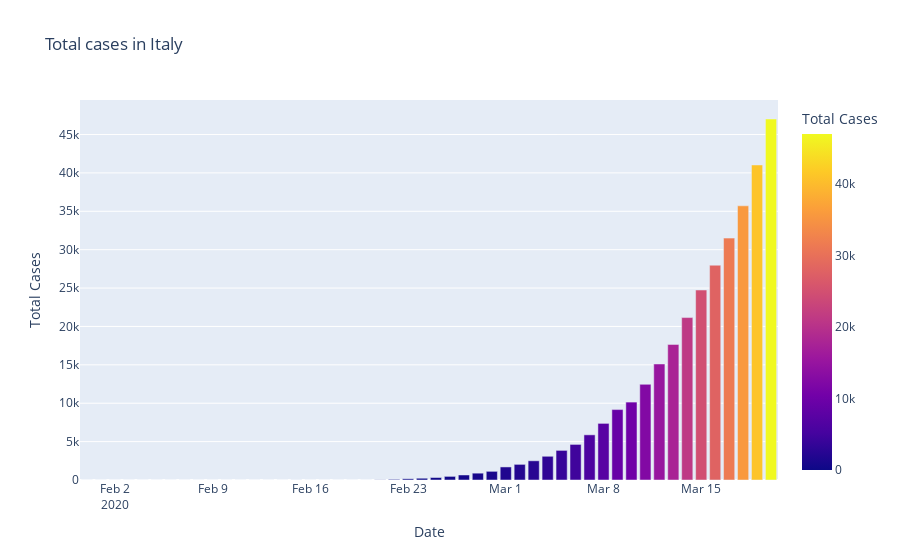
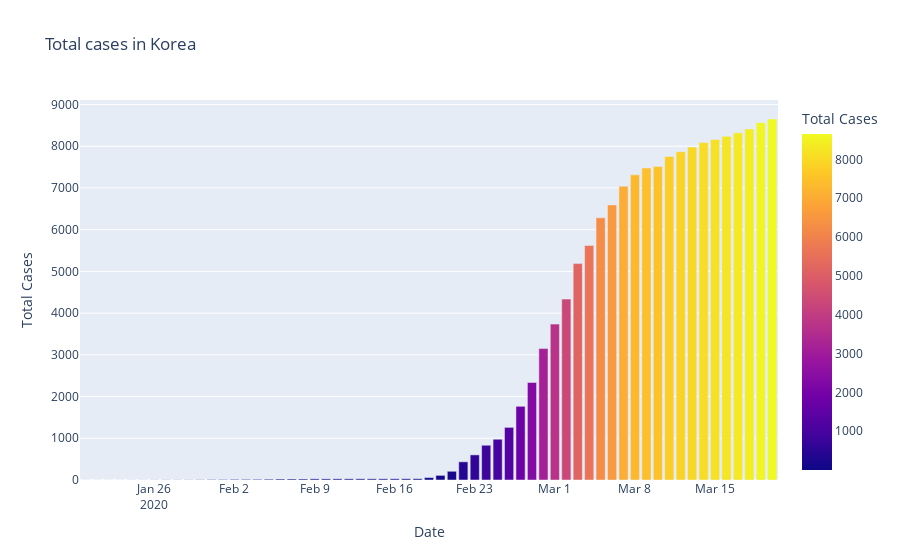

Write notebook code for charts like these, in order.
### Code cell
fig = px.bar(dbd_italy, dbd_italy['Date'], dbd_italy['Total Cases'], color='Total Cases', title='Total cases in Italy')
fig.show()

fig = px.bar(dbd_korea,dbd_korea['Date'], dbd_korea['Total Cases'], color='Total Cases', title='Total cases in Korea')
fig.show()

fig = px.bar(dbd_wuhan, dbd_wuhan['Date'], dbd_wuhan['Total Cases'], color='Total Cases', title='Total cases in Wuhan')
fig.show()

### Figure 1 — Plotly figure (JSON) as saved in the notebook; plotly's stock layout.template omitted (floating-point values rounded to 4 significant figures)
{"data": [{"alignmentgroup": "True", "hovertemplate": "Date=%{x}<br>Total Cases=%{marker.color}<extra></extra>", "legendgroup": "", "marker": {"color": [2, 2, 2, 2, 2, 2, 3, 3, 3, 3, 3, 3, 3, 3, 3, 3, 3, 3, 3, 3, 3, 3, 20, 79, 157, 229, 323, 470, 655, 889, 1128, 1701, 2036, 2502, 3089, 3858, 4636, 5883, 7375, 9172, 10149, 12462, 15113, 17660, 21157, 24747, 27980, 31506, 35713, 41035, 47021], "coloraxis": "coloraxis"}, "name": "", "offsetgroup": "", "orientation": "v", "showlegend": false, "textposition": "auto", "type": "bar", "x": ["2020-01-31T00:00:00", "2020-02-01T00:00:00", "2020-02-02T00:00:00", "2020-02-03T00:00:00", "2020-02-04T00:00:00", "2020-02-05T00:00:00", "2020-02-06T00:00:00", "2020-02-07T00:00:00", "2020-02-08T00:00:00", "2020-02-09T00:00:00", "2020-02-10T00:00:00", "2020-02-11T00:00:00", "2020-02-12T00:00:00", "2020-02-13T00:00:00", "2020-02-14T00:00:00", "2020-02-15T00:00:00", "2020-02-15T00:00:00", "2020-02-16T00:00:00", "2020-02-17T00:00:00", "2020-02-18T00:00:00", "2020-02-19T00:00:00", "2020-02-20T00:00:00", "2020-02-21T00:00:00", "2020-02-22T00:00:00", "2020-02-23T00:00:00", "2020-02-24T00:00:00", "2020-02-25T00:00:00", "2020-02-26T00:00:00", "2020-02-27T00:00:00", "2020-02-28T00:00:00", "2020-02-29T00:00:00", "2020-03-01T00:00:00", "2020-03-02T00:00:00", "2020-03-03T00:00:00", "2020-03-04T00:00:00", "2020-03-05T00:00:00", "2020-03-06T00:00:00", "2020-03-07T00:00:00", "2020-03-08T00:00:00", "2020-03-09T00:00:00", "2020-03-10T00:00:00", "2020-03-11T00:00:00", "2020-03-12T00:00:00", "2020-03-13T00:00:00", "2020-03-14T00:00:00", "2020-03-15T00:00:00", "2020-03-16T00:00:00", "2020-03-17T00:00:00", "2020-03-18T00:00:00", "2020-03-19T00:00:00", "2020-03-20T00:00:00"], "xaxis": "x", "y": [2, 2, 2, 2, 2, 2, 3, 3, 3, 3, 3, 3, 3, 3, 3, 3, 3, 3, 3, 3, 3, 3, 20, 79, 157, 229, 323, 470, 655, 889, 1128, 1701, 2036, 2502, 3089, 3858, 4636, 5883, 7375, 9172, 10149, 12462, 15113, 17660, 21157, 24747, 27980, 31506, 35713, 41035, 47021], "yaxis": "y"}], "layout": {"barmode": "relative", "coloraxis": {"colorbar": {"title": {"text": "Total Cases"}}, "colorscale": [[0, "#0d0887"], [0.1111, "#46039f"], [0.2222, "#7201a8"], [0.3333, "#9c179e"], [0.4444, "#bd3786"], [0.5556, "#d8576b"], [0.6667, "#ed7953"], [0.7778, "#fb9f3a"], [0.8889, "#fdca26"], [1, "#f0f921"]]}, "legend": {"tracegroupgap": 0}, "title": {"text": "Total cases in Italy"}, "xaxis": {"anchor": "y", "domain": [0, 1], "title": {"text": "Date"}}, "yaxis": {"anchor": "x", "domain": [0, 1], "title": {"text": "Total Cases"}}}}

### Figure 2 — Plotly figure (JSON) as saved in the notebook; plotly's stock layout.template omitted (floating-point values rounded to 4 significant figures)
{"data": [{"alignmentgroup": "True", "hovertemplate": "Date=%{x}<br>Total Cases=%{marker.color}<extra></extra>", "legendgroup": "", "marker": {"color": [1, 1, 1, 1, 2, 2, 3, 4, 4, 4, 6, 11, 12, 15, 15, 16, 19, 23, 24, 24, 27, 27, 28, 28, 28, 28, 28, 29, 30, 31, 58, 111, 209, 436, 602, 833, 977, 1261, 1766, 2337, 3150, 3736, 4335, 5186, 5621, 6284, 6593, 7041, 7313, 7478, 7513, 7755, 7869, 7979, 8086, 8162, 8236, 8320, 8413, 8565, 8652], "coloraxis": "coloraxis"}, "name": "", "offsetgroup": "", "orientation": "v", "showlegend": false, "textposition": "auto", "type": "bar", "x": ["2020-01-20T00:00:00", "2020-01-21T00:00:00", "2020-01-22T00:00:00", "2020-01-23T00:00:00", "2020-01-24T00:00:00", "2020-01-25T00:00:00", "2020-01-26T00:00:00", "2020-01-27T00:00:00", "2020-01-28T00:00:00", "2020-01-29T00:00:00", "2020-01-30T00:00:00", "2020-01-31T00:00:00", "2020-02-01T00:00:00", "2020-02-02T00:00:00", "2020-02-03T00:00:00", "2020-02-04T00:00:00", "2020-02-05T00:00:00", "2020-02-06T00:00:00", "2020-02-07T00:00:00", "2020-02-08T00:00:00", "2020-02-09T00:00:00", "2020-02-10T00:00:00", "2020-02-11T00:00:00", "2020-02-12T00:00:00", "2020-02-13T00:00:00", "2020-02-14T00:00:00", "2020-02-15T00:00:00", "2020-02-16T00:00:00", "2020-02-17T00:00:00", "2020-02-18T00:00:00", "2020-02-19T00:00:00", "2020-02-20T00:00:00", "2020-02-21T00:00:00", "2020-02-22T00:00:00", "2020-02-23T00:00:00", "2020-02-24T00:00:00", "2020-02-25T00:00:00", "2020-02-26T00:00:00", "2020-02-27T00:00:00", "2020-02-28T00:00:00", "2020-02-29T00:00:00", "2020-03-01T00:00:00", "2020-03-02T00:00:00", "2020-03-03T00:00:00", "2020-03-04T00:00:00", "2020-03-05T00:00:00", "2020-03-06T00:00:00", "2020-03-07T00:00:00", "2020-03-08T00:00:00", "2020-03-09T00:00:00", "2020-03-10T00:00:00", "2020-03-11T00:00:00", "2020-03-12T00:00:00", "2020-03-13T00:00:00", "2020-03-14T00:00:00", "2020-03-15T00:00:00", "2020-03-16T00:00:00", "2020-03-17T00:00:00", "2020-03-18T00:00:00", "2020-03-19T00:00:00", "2020-03-20T00:00:00"], "xaxis": "x", "y": [1, 1, 1, 1, 2, 2, 3, 4, 4, 4, 6, 11, 12, 15, 15, 16, 19, 23, 24, 24, 27, 27, 28, 28, 28, 28, 28, 29, 30, 31, 58, 111, 209, 436, 602, 833, 977, 1261, 1766, 2337, 3150, 3736, 4335, 5186, 5621, 6284, 6593, 7041, 7313, 7478, 7513, 7755, 7869, 7979, 8086, 8162, 8236, 8320, 8413, 8565, 8652], "yaxis": "y"}], "layout": {"barmode": "relative", "coloraxis": {"colorbar": {"title": {"text": "Total Cases"}}, "colorscale": [[0, "#0d0887"], [0.1111, "#46039f"], [0.2222, "#7201a8"], [0.3333, "#9c179e"], [0.4444, "#bd3786"], [0.5556, "#d8576b"], [0.6667, "#ed7953"], [0.7778, "#fb9f3a"], [0.8889, "#fdca26"], [1, "#f0f921"]]}, "legend": {"tracegroupgap": 0}, "title": {"text": "Total cases in Korea"}, "xaxis": {"anchor": "y", "domain": [0, 1], "title": {"text": "Date"}}, "yaxis": {"anchor": "x", "domain": [0, 1], "title": {"text": "Total Cases"}}}}
